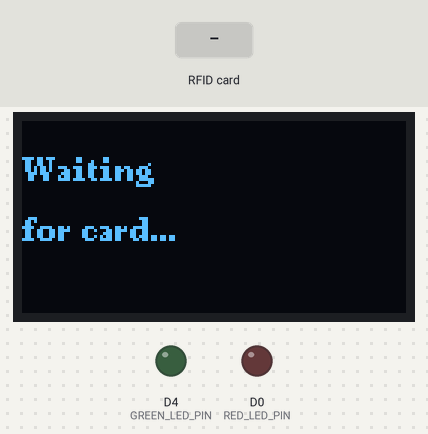
This program was run on a simulated ESP8266 (NodeMCU). Parts: 128×64 one-colour display, output pins drawn as LEDs (lit = HIGH). Inputs (shaded band) come from the test bench. WiFi joins after 1.5 s; servers stay silent unless stated; uploads are accepted with an empty reply; not simulated (calls return 0 or success): env.h; what the program prints to the serial monitor is not drawn.

Above: at 2.8 s.
2.9 s: RFID card 5E 7A 19 C4 held to the reader
At 4.2 s:
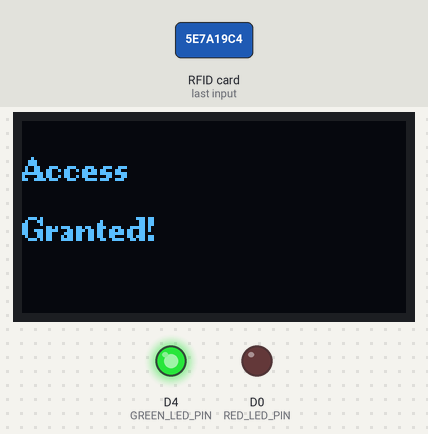
Timing chart, 0 to 7.7 s (numbered marks = the images above; inputs shaded):
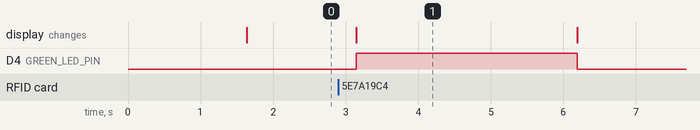

The program:

main.cpp
```cpp
#include "env.h"
#include <ESP8266WiFi.h>
#include <WiFiManager.h>
#include <SPI.h>
#include <MFRC522.h>
#include <Wire.h>
#include <U8g2lib.h>
#include <ESP8266HTTPClient.h>
#include <ESP8266WebServer.h>

U8G2_SH1106_128X64_NONAME_F_HW_I2C oled(U8G2_R0, U8X8_PIN_NONE);

#define RST_PIN D3
#define SS_PIN  D8
MFRC522 mfrc522(SS_PIN, RST_PIN);

#define GREEN_LED_PIN D4
#define RED_LED_PIN D0

const unsigned long displayDuration = 3000;
unsigned long messageShownAt = 0;
bool messageVisible = false;
const String VALIDATOR_SECRET = SECRET_KEY;
enum LedState { NONE, GREEN, RED };
LedState currentLedState = NONE;

void displayMessage(const String& line1, const String& line2 = "") {
  oled.clearBuffer();
  oled.setFont(u8g2_font_ncenB08_tr);
  oled.drawStr(0, 20, line1.c_str());
  if (!line2.isEmpty()) oled.drawStr(0, 40, line2.c_str());
  oled.sendBuffer();
  messageShownAt = millis();
  messageVisible = true;
}

void connectToWiFi() {
  WiFiManager wifiManager;
  wifiManager.setConfigPortalTimeout(180);
  if (!wifiManager.autoConnect("Entryflow Wi-Fi Setup")) {
    delay(3000);
    ESP.restart();
  }
}

String validateUID(const String& uid) {
  HTTPClient http;
  WiFiClient client;
  http.begin(client, "http://192.168.40.117:5085/Access/validate");
  http.addHeader("Content-Type", "application/json");
  String payload = "{\"uid\":\"" + uid + "\",\"validatorSecret\":\"" + VALIDATOR_SECRET + "\"}";
  int httpCode = http.POST(payload);
  http.getString();
  http.end();
  if (httpCode == 200) {
    return uid;
  } else {
    return "";
  }
}

void setLed(LedState state) {
  if (state == GREEN) {
    digitalWrite(GREEN_LED_PIN, HIGH);
    digitalWrite(RED_LED_PIN, LOW);
  } else if (state == RED) {
    digitalWrite(GREEN_LED_PIN, LOW);
    digitalWrite(RED_LED_PIN, HIGH);
  } else {
    digitalWrite(GREEN_LED_PIN, LOW);
    digitalWrite(RED_LED_PIN, LOW);
  }
  currentLedState = state;
}

void checkRFID() {
  if (!mfrc522.PICC_IsNewCardPresent() || !mfrc522.PICC_ReadCardSerial()) return;

  String uid = "";
  for (byte i = 0; i < mfrc522.uid.size; i++) {
    if (mfrc522.uid.uidByte[i] < 0x10) uid += "0";
    uid += String(mfrc522.uid.uidByte[i], HEX);
  }
  uid.toUpperCase();

  Serial.println("Card UID: " + uid);

  String grantedUid = validateUID(uid);

  if (!grantedUid.isEmpty()) {
    displayMessage("Access", "Granted!");
    setLed(GREEN);
  } else {
    displayMessage("Access", "Denied!");
    setLed(RED);
  }

  mfrc522.PICC_HaltA();
  mfrc522.PCD_StopCrypto1();
}

void handleDisplayTimeout() {
  if (messageVisible && millis() - messageShownAt >= displayDuration) {
    displayMessage("Waiting", "for card...");
    setLed(NONE);
    messageVisible = false;
  }
}

void setup() {
  Serial.begin(115200);
  oled.begin();

  SPI.begin();
  mfrc522.PCD_Init();

  displayMessage("Connecting...");
  connectToWiFi();

  pinMode(GREEN_LED_PIN, OUTPUT);
  pinMode(RED_LED_PIN, OUTPUT);
  setLed(NONE);

  displayMessage("Waiting", "for card...");
}

void loop() {
  checkRFID();
  handleDisplayTimeout();
}
```

Measured:
- after the input at 2.9 s, D4 (GREEN_LED_PIN): LOW → HIGH after 0.25 s, → LOW 3.0 s later; the display: changes after 0.25 s (image 1)
